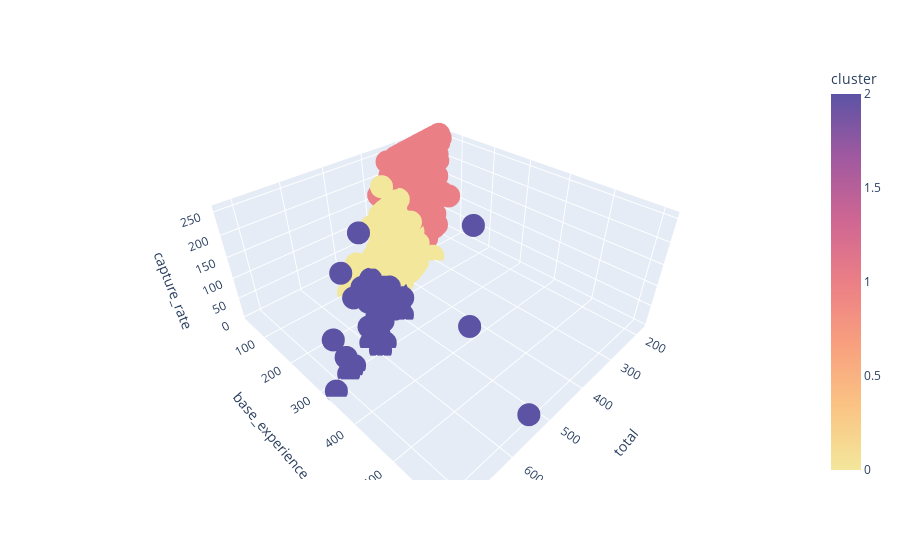

Notebook cell for this chart:
### Code cell
fig = px.scatter_3d(pokemon_data, x='total', y='base_experience', z='capture_rate',
                    color='cluster', hover_name='name',color_continuous_scale = 'sunset')
fig.show()

### Figure 1 — Plotly figure (JSON) as saved in the notebook; plotly's stock layout.template omitted (floating-point values rounded to 4 significant figures; data arrays with more than 128 entries replaced by an {"elided": "..."} marker saying what was removed)
{"data": [{"hovertemplate": "<b>%{hovertext}</b><br><br>total=%{x}<br>base_experience=%{y}<br>capture_rate=%{z}<br>cluster=%{marker.color}<extra></extra>", "hovertext": {"elided": "872 str values"}, "legendgroup": "", "marker": {"color": {"elided": "872 int values"}, "coloraxis": "coloraxis", "symbol": "circle"}, "mode": "markers", "name": "", "scene": "scene", "showlegend": false, "type": "scatter3d", "x": {"elided": "872 int values"}, "y": {"elided": "872 int values"}, "z": {"elided": "872 int values"}}], "layout": {"coloraxis": {"colorbar": {"title": {"text": "cluster"}}, "colorscale": [[0, "rgb(243, 231, 155)"], [0.1667, "rgb(250, 196, 132)"], [0.3333, "rgb(248, 160, 126)"], [0.5, "rgb(235, 127, 134)"], [0.6667, "rgb(206, 102, 147)"], [0.8333, "rgb(160, 89, 160)"], [1, "rgb(92, 83, 165)"]]}, "legend": {"tracegroupgap": 0}, "margin": {"t": 60}, "scene": {"domain": {"x": [0, 1], "y": [0, 1]}, "xaxis": {"title": {"text": "total"}}, "yaxis": {"title": {"text": "base_experience"}}, "zaxis": {"title": {"text": "capture_rate"}}}}}
